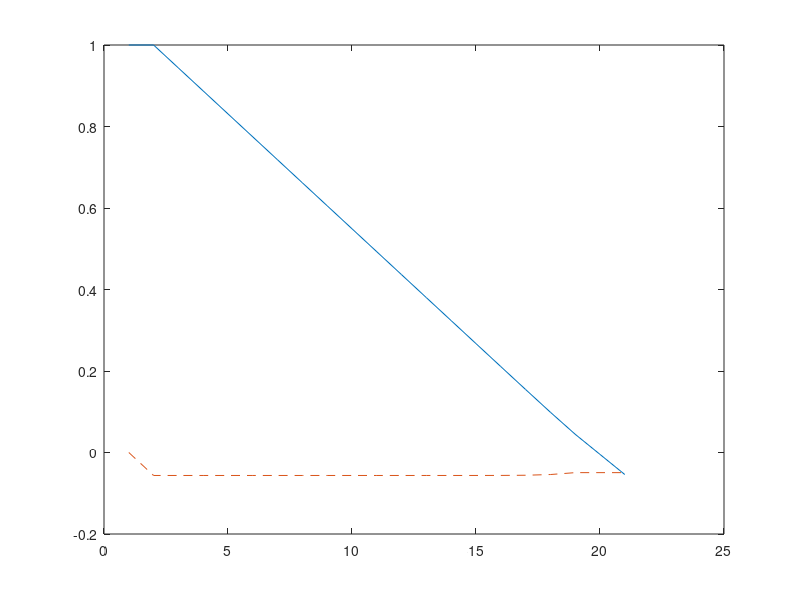

MATLAB code to generate this figure:
A = [1 1; 0 1];
B = [0 ; 1];
C = [1 0];

N = 20;

p_Q = 1;
p_R = 1;

Q_f = [0];
Q = C.' * p_Q*[1] * C;
R = p_R * [1];

x_0 = [1 ; 0];

% compute P, K matrices
P = cell(N+1,1);
K = cell(N,1);
P{N+1} = Q_f;

for i=1:N
    t = N-i+1;
    K{t} = inv(R + (B.')*P{t+1}*B) * (B.')*P{t+1}*A;
    P{t} = Q + (K{t}.')*R*K{t} + (A + B*K{t}).' * P{t+1} * (A + B*K{t}); 
end    

u = cell(N, 1);
x = cell(N+1,1); x{1} = x_0;
y = cell(N, 1);
J = cell(N, 1);

for t=2:N+1
   u{t-1} = -K{t-1} * x{t-1};
   x{t} = A*x{t-1} + B*u{t-1};
   y{t-1} = C*x{t-1};
   J{t-1} = x{t-1}.' * P{t-1} * x{t-1};
end

dim = size(x);
x_1 = []; x_2 = [];
T = [];
for i=1:dim(1)
    first = x{i}(1);    second = x{i}(2);
    x_1 = [x_1 first];  x_2 = [x_2 second];
    T = [T i];
end

plot(T, x_1, T, x_2, '--')
